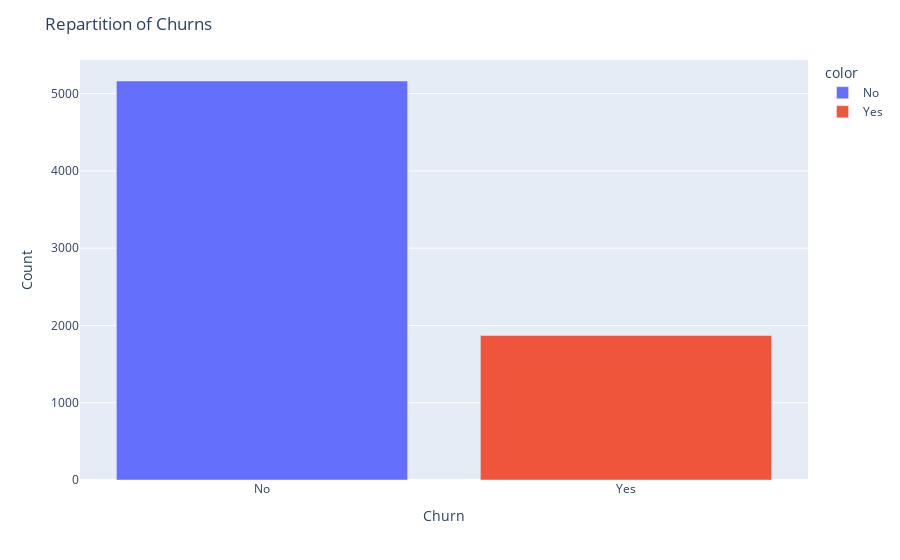

Notebook code cell kept with this figure:
### Markdown cell above
We

### Code cell
fig = px.bar( x = df['Churn'].value_counts().index ,
        y = df['Churn'].value_counts().values,
        color = df['Churn'].value_counts().index)

fig.update_layout(title_text = 'Repartition of Churns' , xaxis = dict(title = 'Churn') , yaxis = dict(title = 'Count') )
fig.show()

### Figure 1 — Plotly figure (JSON) as saved in the notebook; plotly's stock layout.template omitted (floating-point values rounded to 4 significant figures)
{"data": [{"alignmentgroup": "True", "hovertemplate": "color=No<br>x=%{x}<br>y=%{y}<extra></extra>", "legendgroup": "No", "marker": {"color": "#636efa", "pattern": {"shape": ""}}, "name": "No", "offsetgroup": "No", "orientation": "v", "showlegend": true, "textposition": "auto", "x": ["No"], "xaxis": "x", "y": [5163], "yaxis": "y", "type": "bar"}, {"alignmentgroup": "True", "hovertemplate": "color=Yes<br>x=%{x}<br>y=%{y}<extra></extra>", "legendgroup": "Yes", "marker": {"color": "#EF553B", "pattern": {"shape": ""}}, "name": "Yes", "offsetgroup": "Yes", "orientation": "v", "showlegend": true, "textposition": "auto", "x": ["Yes"], "xaxis": "x", "y": [1869], "yaxis": "y", "type": "bar"}], "layout": {"xaxis": {"anchor": "y", "domain": [0, 1], "title": {"text": "Churn"}, "type": "category", "range": [-0.5, 1.5], "autorange": true}, "yaxis": {"anchor": "x", "domain": [0, 1], "title": {"text": "Count"}, "type": "linear", "range": [0, 5435.0], "autorange": true}, "legend": {"title": {"text": "color"}, "tracegroupgap": 0}, "margin": {"t": 60}, "barmode": "relative", "title": {"text": "Repartition of Churns"}, "autosize": true}}
